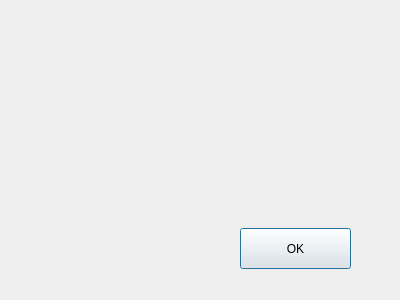
<?xml version="1.0" encoding="UTF-8"?>
<ui version="4.0">
 <class>hostdialog</class>
 <widget class="QDialog" name="hostdialog">
  <property name="geometry">
   <rect>
    <x>0</x>
    <y>0</y>
    <width>400</width>
    <height>300</height>
   </rect>
  </property>
  <property name="windowTitle">
   <string>Dialog</string>
  </property>
  <widget class="QPushButton" name="pushButton">
   <property name="geometry">
    <rect>
     <x>240</x>
     <y>228</y>
     <width>111</width>
     <height>41</height>
    </rect>
   </property>
   <property name="text">
    <string>OK</string>
   </property>
  </widget>
  <widget class="QLabel" name="label">
   <property name="geometry">
    <rect>
     <x>40</x>
     <y>50</y>
     <width>321</width>
     <height>41</height>
    </rect>
   </property>
   <property name="text">
    <string/>
   </property>
  </widget>
 </widget>
 <resources/>
 <connections>
  <connection>
   <sender>pushButton</sender>
   <signal>clicked()</signal>
   <receiver>hostdialog</receiver>
   <slot>close()</slot>
   <hints>
    <hint type="sourcelabel">
     <x>327</x>
     <y>239</y>
    </hint>
    <hint type="destinationlabel">
     <x>218</x>
     <y>160</y>
    </hint>
   </hints>
  </connection>
 </connections>
</ui>
